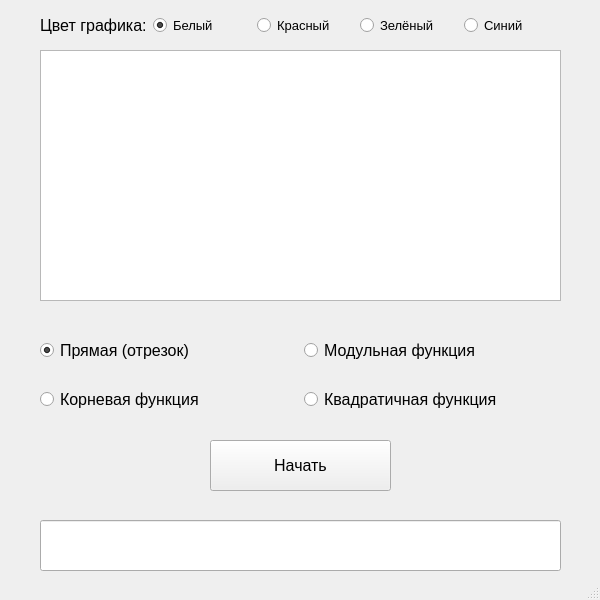
<?xml version="1.0" encoding="UTF-8"?>
<ui version="4.0">
 <class>MainWindow</class>
 <widget class="QMainWindow" name="MainWindow">
  <property name="geometry">
   <rect>
    <x>0</x>
    <y>0</y>
    <width>600</width>
    <height>600</height>
   </rect>
  </property>
  <property name="windowTitle">
   <string>MainWindow</string>
  </property>
  <widget class="QWidget" name="centralwidget">
   <widget class="PlotWidget" name="plotWidget">
    <property name="geometry">
     <rect>
      <x>40</x>
      <y>50</y>
      <width>521</width>
      <height>251</height>
     </rect>
    </property>
   </widget>
   <widget class="QWidget" name="gridLayoutWidget">
    <property name="geometry">
     <rect>
      <x>40</x>
      <y>320</y>
      <width>521</width>
      <height>111</height>
     </rect>
    </property>
    <property name="font">
     <font>
      <family>Arial</family>
      <pointsize>12</pointsize>
     </font>
    </property>
    <layout class="QGridLayout" name="gridLayout">
     <item row="0" column="0">
      <widget class="QRadioButton" name="radioButton">
       <property name="font">
        <font>
         <family>Arial</family>
         <pointsize>12</pointsize>
        </font>
       </property>
       <property name="text">
        <string>Прямая (отрезок)</string>
       </property>
       <property name="checked">
        <bool>true</bool>
       </property>
      </widget>
     </item>
     <item row="1" column="0">
      <widget class="QRadioButton" name="radioButton_2">
       <property name="font">
        <font>
         <family>Arial</family>
         <pointsize>12</pointsize>
        </font>
       </property>
       <property name="text">
        <string>Корневая функция</string>
       </property>
      </widget>
     </item>
     <item row="0" column="1">
      <widget class="QRadioButton" name="radioButton_3">
       <property name="font">
        <font>
         <family>Arial</family>
         <pointsize>12</pointsize>
        </font>
       </property>
       <property name="text">
        <string>Модульная функция</string>
       </property>
      </widget>
     </item>
     <item row="1" column="1">
      <widget class="QRadioButton" name="radioButton_4">
       <property name="font">
        <font>
         <family>Arial</family>
         <pointsize>12</pointsize>
        </font>
       </property>
       <property name="text">
        <string>Квадратичная функция</string>
       </property>
      </widget>
     </item>
    </layout>
   </widget>
   <widget class="QPushButton" name="startButton">
    <property name="geometry">
     <rect>
      <x>210</x>
      <y>440</y>
      <width>181</width>
      <height>51</height>
     </rect>
    </property>
    <property name="font">
     <font>
      <pointsize>12</pointsize>
     </font>
    </property>
    <property name="text">
     <string>Начать</string>
    </property>
   </widget>
   <widget class="QLineEdit" name="lineEdit">
    <property name="geometry">
     <rect>
      <x>40</x>
      <y>520</y>
      <width>521</width>
      <height>51</height>
     </rect>
    </property>
    <property name="font">
     <font>
      <pointsize>14</pointsize>
     </font>
    </property>
    <property name="text">
     <string/>
    </property>
   </widget>
   <widget class="QWidget" name="horizontalLayoutWidget">
    <property name="geometry">
     <rect>
      <x>40</x>
      <y>10</y>
      <width>521</width>
      <height>31</height>
     </rect>
    </property>
    <property name="font">
     <font>
      <family>Arial</family>
      <pointsize>10</pointsize>
     </font>
    </property>
    <layout class="QHBoxLayout" name="horizontalLayout">
     <item>
      <widget class="QLabel" name="label">
       <property name="font">
        <font>
         <family>Arial</family>
         <pointsize>12</pointsize>
        </font>
       </property>
       <property name="text">
        <string>Цвет графика:</string>
       </property>
      </widget>
     </item>
     <item>
      <widget class="QRadioButton" name="white">
       <property name="font">
        <font>
         <family>Arial</family>
         <pointsize>10</pointsize>
        </font>
       </property>
       <property name="mouseTracking">
        <bool>true</bool>
       </property>
       <property name="text">
        <string>Белый</string>
       </property>
       <property name="checked">
        <bool>true</bool>
       </property>
      </widget>
     </item>
     <item>
      <widget class="QRadioButton" name="red">
       <property name="font">
        <font>
         <family>Arial</family>
         <pointsize>10</pointsize>
        </font>
       </property>
       <property name="text">
        <string>Красный</string>
       </property>
      </widget>
     </item>
     <item>
      <widget class="QRadioButton" name="green">
       <property name="font">
        <font>
         <family>Arial</family>
         <pointsize>10</pointsize>
        </font>
       </property>
       <property name="text">
        <string>Зелёный</string>
       </property>
      </widget>
     </item>
     <item>
      <widget class="QRadioButton" name="blue">
       <property name="font">
        <font>
         <family>Arial</family>
         <pointsize>10</pointsize>
        </font>
       </property>
       <property name="text">
        <string>Синий</string>
       </property>
      </widget>
     </item>
    </layout>
   </widget>
  </widget>
  <widget class="QStatusBar" name="statusbar"/>
 </widget>
 <customwidgets>
  <customwidget>
   <class>PlotWidget</class>
   <extends>QGraphicsView</extends>
   <header>pyqtgraph</header>
  </customwidget>
 </customwidgets>
 <resources/>
 <connections/>
</ui>
